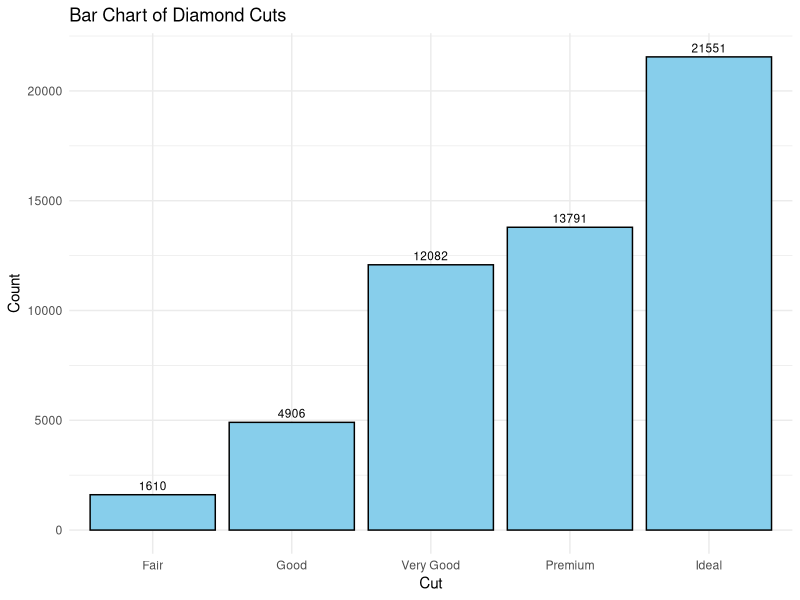

Recreate this plot in R.
## ---- chunk 1
library(ggplot2)
data(diamonds)
ggplot(diamonds, aes(cut)) +
  geom_bar(fill = "skyblue", color = "black") +
  geom_text(stat = 'count',aes(label = after_stat(count)), vjust = -0.5, size = 3) +
  labs(title = "Bar Chart of Diamond Cuts",
       x = "Cut",
       y = "Count") +
  theme_minimal()
